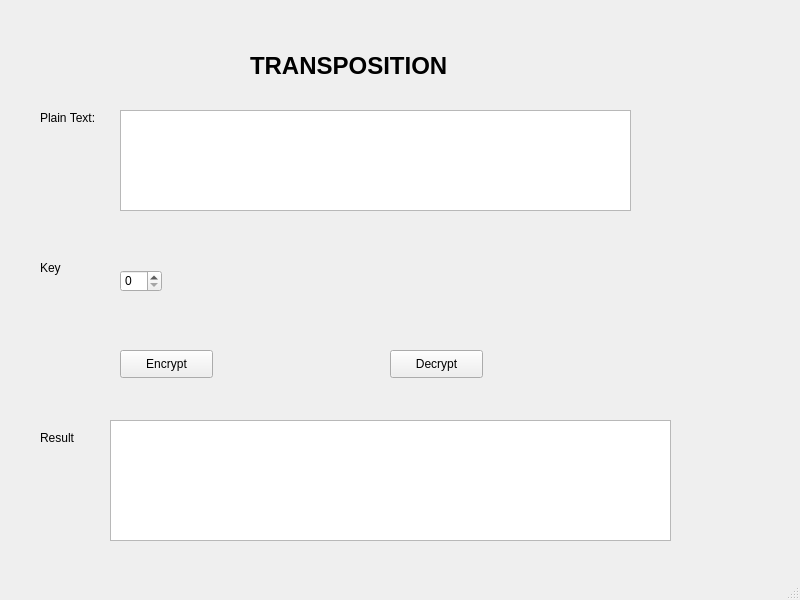
<?xml version="1.0" encoding="UTF-8"?>
<ui version="4.0">
 <class>MainWindow</class>
 <widget class="QMainWindow" name="MainWindow">
  <property name="geometry">
   <rect>
    <x>0</x>
    <y>0</y>
    <width>800</width>
    <height>600</height>
   </rect>
  </property>
  <property name="windowTitle">
   <string>MainWindow</string>
  </property>
  <widget class="QWidget" name="centralwidget">
   <widget class="QLabel" name="label">
    <property name="geometry">
     <rect>
      <x>250</x>
      <y>20</y>
      <width>301</width>
      <height>91</height>
     </rect>
    </property>
    <property name="font">
     <font>
      <pointsize>18</pointsize>
      <weight>75</weight>
      <bold>true</bold>
     </font>
    </property>
    <property name="text">
     <string>TRANSPOSITION</string>
    </property>
   </widget>
   <widget class="QLabel" name="label_2">
    <property name="geometry">
     <rect>
      <x>40</x>
      <y>110</y>
      <width>55</width>
      <height>16</height>
     </rect>
    </property>
    <property name="text">
     <string>Plain Text:</string>
    </property>
   </widget>
   <widget class="QTextEdit" name="plainTextEdit">
    <property name="geometry">
     <rect>
      <x>120</x>
      <y>110</y>
      <width>511</width>
      <height>101</height>
     </rect>
    </property>
   </widget>
   <widget class="QLabel" name="label_3">
    <property name="geometry">
     <rect>
      <x>40</x>
      <y>260</y>
      <width>55</width>
      <height>16</height>
     </rect>
    </property>
    <property name="text">
     <string>Key</string>
    </property>
   </widget>
   <widget class="QSpinBox" name="keySpinBox">
    <property name="geometry">
     <rect>
      <x>120</x>
      <y>270</y>
      <width>42</width>
      <height>22</height>
     </rect>
    </property>
    <property name="minimumSize">
     <size>
      <width>42</width>
      <height>0</height>
     </size>
    </property>
   </widget>
   <widget class="QPushButton" name="encryptButton">
    <property name="geometry">
     <rect>
      <x>120</x>
      <y>350</y>
      <width>93</width>
      <height>28</height>
     </rect>
    </property>
    <property name="text">
     <string>Encrypt</string>
    </property>
   </widget>
   <widget class="QPushButton" name="decryptButton">
    <property name="geometry">
     <rect>
      <x>390</x>
      <y>350</y>
      <width>93</width>
      <height>28</height>
     </rect>
    </property>
    <property name="text">
     <string>Decrypt</string>
    </property>
   </widget>
   <widget class="QLabel" name="label_4">
    <property name="geometry">
     <rect>
      <x>40</x>
      <y>430</y>
      <width>55</width>
      <height>16</height>
     </rect>
    </property>
    <property name="text">
     <string>Result</string>
    </property>
   </widget>
   <widget class="QTextEdit" name="resultTextEdit">
    <property name="geometry">
     <rect>
      <x>110</x>
      <y>420</y>
      <width>561</width>
      <height>121</height>
     </rect>
    </property>
   </widget>
  </widget>
  <widget class="QMenuBar" name="menubar">
   <property name="geometry">
    <rect>
     <x>0</x>
     <y>0</y>
     <width>800</width>
     <height>26</height>
    </rect>
   </property>
  </widget>
  <widget class="QStatusBar" name="statusbar"/>
 </widget>
 <resources/>
 <connections/>
</ui>
